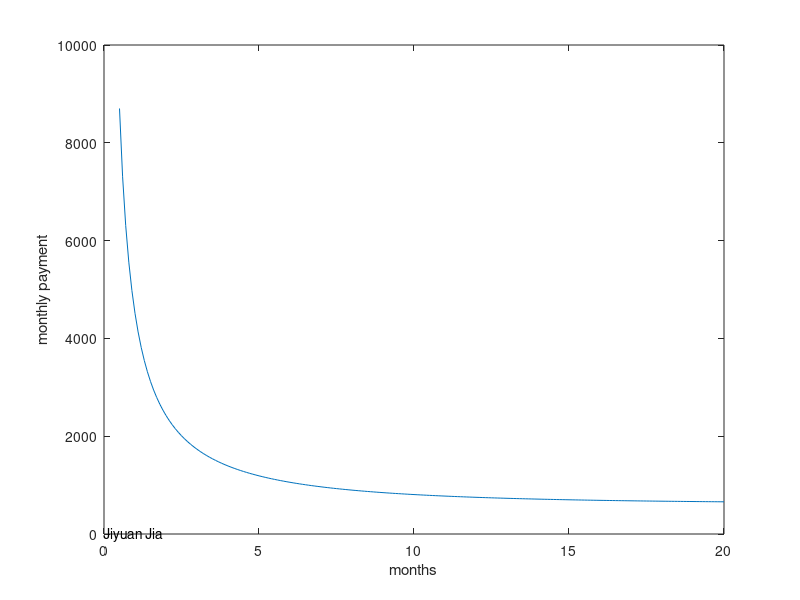

Write the MATLAB code that produced this figure.


i=0
for N=0.5:0.1:20
    i=i+1
    r=0.15;
    L=50000
    p(i)=r.*L.*power((1+r./12),12.*N)/(12.*(power((1+r./12),12.*N)-1));
    
end
N=0.5:0.1:20;
plot(N,p);
xlabel("months");
ylabel("monthly payment")
text(0,0,"Jiyuan Jia")